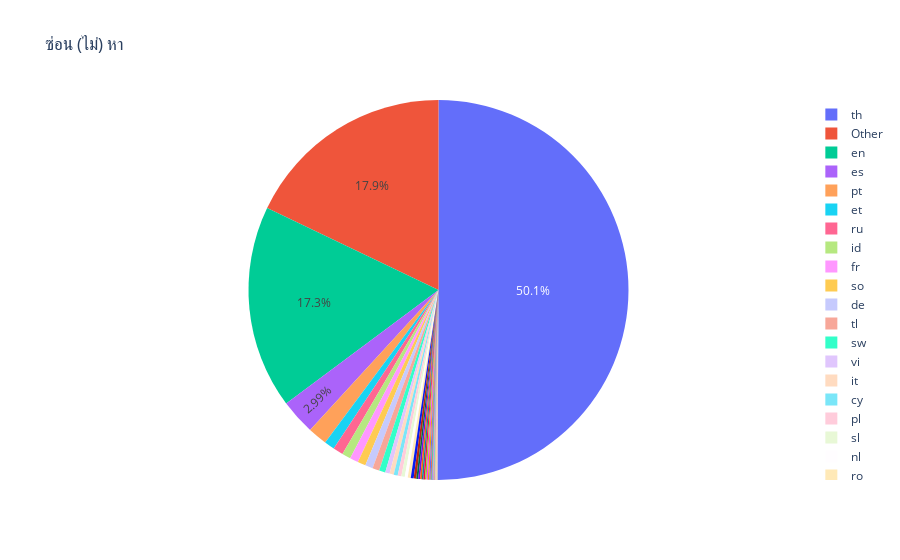

The cell this chart's notebook holds for it:
### Code cell
fig = px.pie(df, values='Count', names='Lang',title='ซ่อน (ไม่) หา')
fig.update_traces(textposition='inside')
fig.update_layout(uniformtext_minsize=12, uniformtext_mode='hide')
fig.show()

### Figure 1 — Plotly figure (JSON) as saved in the notebook; plotly's stock layout.template omitted (floating-point values rounded to 4 significant figures)
{"data": [{"domain": {"x": [0, 1], "y": [0, 1]}, "hovertemplate": "Lang=%{label}<br>Count=%{value}<extra></extra>", "labels": ["th", "Other", "en", "es", "pt", "et", "ru", "id", "fr", "so", "de", "tl", "sw", "vi", "it", "cy", "pl", "sl", "nl", "ro", "af", "ca", "tr", "ko", "no", "da", "hu", "zh-cn", "sk", "hr", "sq", "fi", "ar", "sv", "uk", "cs", "mk", "ja", "bg", "zh-tw", "fa", "lt", "kn"], "legendgroup": "", "name": "", "showlegend": true, "textposition": "inside", "type": "pie", "values": [7013, 2506, 2423, 419, 229, 123, 120, 104, 101, 96, 91, 82, 74, 53, 50, 48, 44, 40, 36, 36, 34, 31, 23, 22, 20, 19, 19, 17, 16, 16, 15, 11, 9, 9, 8, 8, 8, 8, 7, 6, 4, 4, 1]}], "layout": {"legend": {"tracegroupgap": 0}, "title": {"text": "ซ่อน (ไม่) หา"}, "uniformtext": {"minsize": 12, "mode": "hide"}}}
